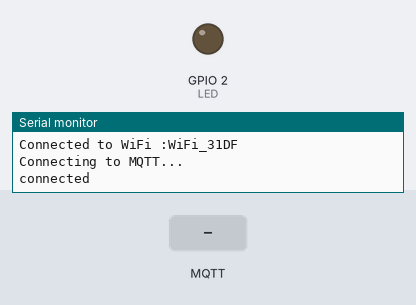
Bench run of a sketch on a simulated ESP8266 (NodeMCU). On the bench: output pins drawn as LEDs (lit = HIGH), the last lines printed to the serial monitor. Inputs (shaded band) come from the test bench. WiFi joins after 1.5 s; servers stay silent unless stated; no MQTT or app messages arrive unless stated.

Above: at 3.7 s.
3.8 s: MQTT message "#off" arrives on the first subscribed topic
At 5.0 s:
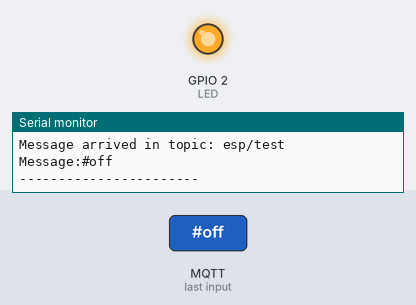
5.3 s: MQTT message "#on" arrives on the first subscribed topic
At 6.3 s:
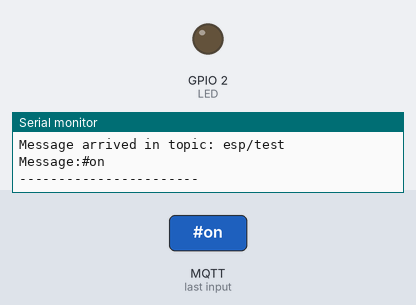
Timing chart, 0 to 8.3 s (numbered marks = the images above; inputs shaded):
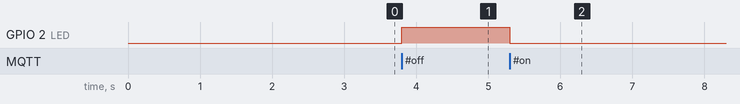

Measured:
- after the input at 3.8 s, GPIO 2 (LED): LOW → HIGH at once
- after the input at 5.3 s, GPIO 2 (LED): HIGH → LOW at once

The sketch:

mqtt_ESP-12E__WiFi.ino
```cpp
/*
 *  Sistemas Ubiquos
 *  MQTT - ESP-12E NodeCMU
 *  Pedro Matos
 */
#include <ESP8266WiFi.h>
#include <PubSubClient.h>
#define LED 2
//Enter your WiFi credentials
const char* ssid = "WiFi_31DF";
const char* password =  "***********";

//Enter your MQTT server configurations
const char* mqttServer = "farmer.cloudmqtt.com";
const int mqttPort = 13172;
const char* mqttUser = "sidjminy";
const char* mqttPassword = "mdBcJhZuHOgR";

WiFiClient espClient;
PubSubClient client(espClient);

void setup() {
  delay(1000);
  pinMode(LED,OUTPUT);
  Serial.begin(115200);

  WiFi.begin(ssid, password);

  while (WiFi.status() != WL_CONNECTED) {
    delay(500);
    Serial.println("Connecting to WiFi..");
  }
  Serial.print("Connected to WiFi :");
  Serial.println(WiFi.SSID());

  client.setServer(mqttServer, mqttPort);
  client.setCallback(MQTTcallback);

  while (!client.connected()) {
    Serial.println("Connecting to MQTT...");

    if (client.connect("ESP8266", mqttUser, mqttPassword )) {

      Serial.println("connected");

    } else {
      Serial.print("failed with state ");
      Serial.println(client.state());
      delay(2000);
    }
  }
 //MQTT - enviar
  client.publish("esp/test", "Hello from ESP8266");
  client.subscribe("esp/test");

}
 //----------------------------
void MQTTcallback(char* topic, byte* payload, unsigned int length) {

  Serial.print("Message arrived in topic: ");
  Serial.println(topic);
  Serial.print("Message:");

  String message;
  for (int i = 0; i < length; i++) {
    message = message + (char)payload[i];  //Conver *byte to String
  }
   Serial.print(message);
  if(message == "#on") {digitalWrite(LED,LOW);}   //LED on
  if(message == "#off") {digitalWrite(LED,HIGH);} //LED off
  Serial.println();
  Serial.println("-----------------------");
}

void loop() {
  client.loop();
}
```
